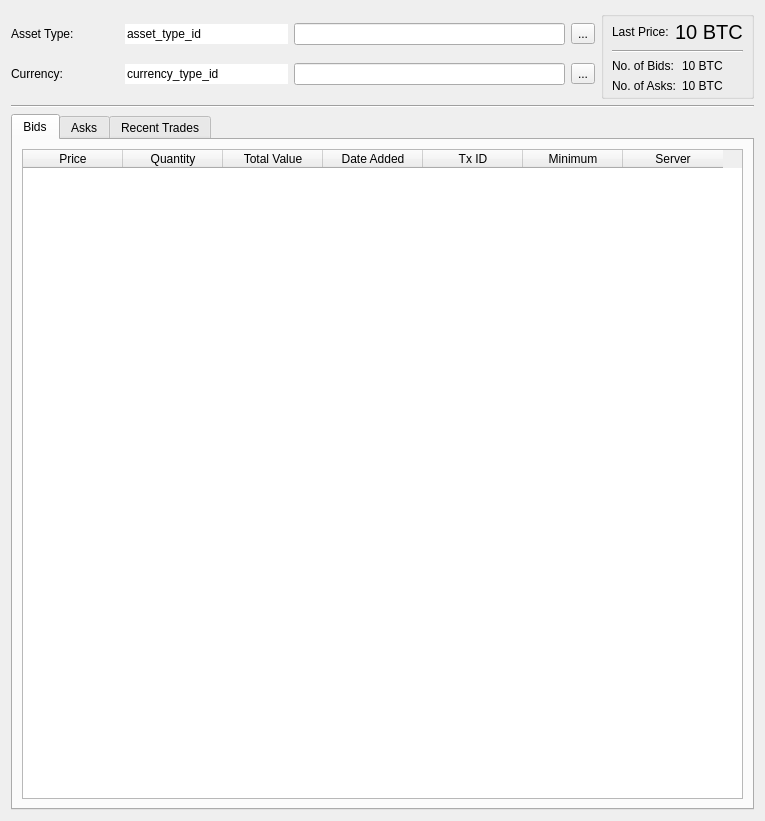
<?xml version="1.0" encoding="UTF-8"?>
<ui version="4.0">
 <class>MTMarketDetails</class>
 <widget class="MTEditDetails" name="MTMarketDetails">
  <property name="geometry">
   <rect>
    <x>0</x>
    <y>0</y>
    <width>765</width>
    <height>821</height>
   </rect>
  </property>
  <property name="windowTitle">
   <string>Form</string>
  </property>
  <layout class="QVBoxLayout" name="verticalLayout">
   <item>
    <layout class="QHBoxLayout" name="horizontalLayout">
     <item>
      <layout class="QGridLayout" name="gridLayout" columnstretch="2,3,5,1" columnminimumwidth="0,0,0,0">
       <item row="0" column="0">
        <widget class="QLabel" name="labelAsset">
         <property name="text">
          <string>Asset Type:</string>
         </property>
        </widget>
       </item>
       <item row="0" column="1">
        <widget class="QLineEdit" name="lineEditAsset">
         <property name="enabled">
          <bool>true</bool>
         </property>
         <property name="text">
          <string>asset_type_id</string>
         </property>
         <property name="frame">
          <bool>false</bool>
         </property>
         <property name="readOnly">
          <bool>true</bool>
         </property>
        </widget>
       </item>
       <item row="0" column="2">
        <widget class="QLineEdit" name="lineEditAssetID">
         <property name="enabled">
          <bool>true</bool>
         </property>
         <property name="readOnly">
          <bool>true</bool>
         </property>
        </widget>
       </item>
       <item row="0" column="3">
        <widget class="QToolButton" name="toolButtonAsset">
         <property name="text">
          <string>...</string>
         </property>
         <property name="icon">
          <iconset resource="../resource.qrc">
           <normaloff>:/icons/icons/assets.png</normaloff>:/icons/icons/assets.png</iconset>
         </property>
        </widget>
       </item>
       <item row="1" column="0">
        <widget class="QLabel" name="labelCurrency">
         <property name="text">
          <string>Currency:</string>
         </property>
        </widget>
       </item>
       <item row="1" column="1">
        <widget class="QLineEdit" name="lineEditCurrency">
         <property name="enabled">
          <bool>true</bool>
         </property>
         <property name="text">
          <string>currency_type_id</string>
         </property>
         <property name="frame">
          <bool>false</bool>
         </property>
         <property name="readOnly">
          <bool>true</bool>
         </property>
        </widget>
       </item>
       <item row="1" column="2">
        <widget class="QLineEdit" name="lineEditCurrencyID">
         <property name="enabled">
          <bool>true</bool>
         </property>
         <property name="readOnly">
          <bool>true</bool>
         </property>
        </widget>
       </item>
       <item row="1" column="3">
        <widget class="QToolButton" name="toolButtonCurrency">
         <property name="text">
          <string>...</string>
         </property>
         <property name="icon">
          <iconset resource="../resource.qrc">
           <normaloff>:/icons/icons/safe.png</normaloff>:/icons/icons/safe.png</iconset>
         </property>
        </widget>
       </item>
      </layout>
     </item>
     <item>
      <widget class="QGroupBox" name="groupBox">
       <property name="maximumSize">
        <size>
         <width>16777215</width>
         <height>91</height>
        </size>
       </property>
       <property name="title">
        <string/>
       </property>
       <layout class="QGridLayout" name="gridLayout_3">
        <property name="leftMargin">
         <number>8</number>
        </property>
        <property name="topMargin">
         <number>3</number>
        </property>
        <property name="rightMargin">
         <number>8</number>
        </property>
        <property name="bottomMargin">
         <number>3</number>
        </property>
        <item row="0" column="0">
         <widget class="QLabel" name="label_2">
          <property name="text">
           <string>Last Price:</string>
          </property>
         </widget>
        </item>
        <item row="0" column="1">
         <widget class="QLabel" name="labelLastValue">
          <property name="font">
           <font>
            <pointsize>15</pointsize>
           </font>
          </property>
          <property name="text">
           <string>10 BTC</string>
          </property>
         </widget>
        </item>
        <item row="1" column="0" colspan="2">
         <widget class="Line" name="line">
          <property name="orientation">
           <enum>Qt::Horizontal</enum>
          </property>
         </widget>
        </item>
        <item row="2" column="0" colspan="2">
         <layout class="QGridLayout" name="gridLayout_2">
          <item row="0" column="1">
           <widget class="QLabel" name="labelNumberBidsValue">
            <property name="text">
             <string>10 BTC</string>
            </property>
           </widget>
          </item>
          <item row="1" column="0">
           <widget class="QLabel" name="label_3">
            <property name="text">
             <string>No. of Asks:</string>
            </property>
           </widget>
          </item>
          <item row="0" column="0">
           <widget class="QLabel" name="label">
            <property name="text">
             <string>No. of Bids:</string>
            </property>
           </widget>
          </item>
          <item row="1" column="1">
           <widget class="QLabel" name="labelNumberAsksValue">
            <property name="text">
             <string>10 BTC</string>
            </property>
           </widget>
          </item>
         </layout>
        </item>
       </layout>
      </widget>
     </item>
    </layout>
   </item>
   <item>
    <widget class="Line" name="line_4">
     <property name="orientation">
      <enum>Qt::Horizontal</enum>
     </property>
    </widget>
   </item>
   <item>
    <widget class="QTabWidget" name="tabWidget">
     <property name="currentIndex">
      <number>0</number>
     </property>
     <widget class="QWidget" name="tabBids">
      <attribute name="title">
       <string>Bids</string>
      </attribute>
      <layout class="QVBoxLayout" name="verticalLayoutBids">
       <item>
        <widget class="QTableWidget" name="tableWidgetBids">
         <column>
          <property name="text">
           <string>Price</string>
          </property>
         </column>
         <column>
          <property name="text">
           <string>Quantity</string>
          </property>
         </column>
         <column>
          <property name="text">
           <string>Total Value</string>
          </property>
         </column>
         <column>
          <property name="text">
           <string>Date Added</string>
          </property>
         </column>
         <column>
          <property name="text">
           <string>Tx ID</string>
          </property>
         </column>
         <column>
          <property name="text">
           <string>Minimum</string>
          </property>
         </column>
         <column>
          <property name="text">
           <string>Server</string>
          </property>
         </column>
        </widget>
       </item>
      </layout>
     </widget>
     <widget class="QWidget" name="tabAsks">
      <attribute name="title">
       <string>Asks</string>
      </attribute>
      <layout class="QVBoxLayout" name="verticalLayoutAsks">
       <item>
        <widget class="QTableWidget" name="tableWidgetAsks">
         <column>
          <property name="text">
           <string>Price</string>
          </property>
         </column>
         <column>
          <property name="text">
           <string>Quantity</string>
          </property>
         </column>
         <column>
          <property name="text">
           <string>Total Value</string>
          </property>
         </column>
         <column>
          <property name="text">
           <string>Date Added</string>
          </property>
         </column>
         <column>
          <property name="text">
           <string>Tx ID</string>
          </property>
         </column>
         <column>
          <property name="text">
           <string>Minimum</string>
          </property>
         </column>
         <column>
          <property name="text">
           <string>Server</string>
          </property>
         </column>
        </widget>
       </item>
      </layout>
     </widget>
     <widget class="QWidget" name="tabTrades">
      <attribute name="title">
       <string>Recent Trades</string>
      </attribute>
      <layout class="QVBoxLayout" name="verticalLayoutTrades">
       <item>
        <widget class="QTableWidget" name="tableWidgetTrades">
         <column>
          <property name="text">
           <string>Price</string>
          </property>
         </column>
         <column>
          <property name="text">
           <string>Quantity</string>
          </property>
         </column>
         <column>
          <property name="text">
           <string>Total Value</string>
          </property>
         </column>
         <column>
          <property name="text">
           <string>Date</string>
          </property>
         </column>
         <column>
          <property name="text">
           <string>Txn ID</string>
          </property>
         </column>
         <column>
          <property name="text">
           <string>Server</string>
          </property>
         </column>
        </widget>
       </item>
      </layout>
     </widget>
    </widget>
   </item>
  </layout>
 </widget>
 <customwidgets>
  <customwidget>
   <class>MTEditDetails</class>
   <extends>QWidget</extends>
   <header>editdetails.h</header>
   <container>1</container>
  </customwidget>
 </customwidgets>
 <resources>
  <include location="../resource.qrc"/>
 </resources>
 <connections/>
</ui>
